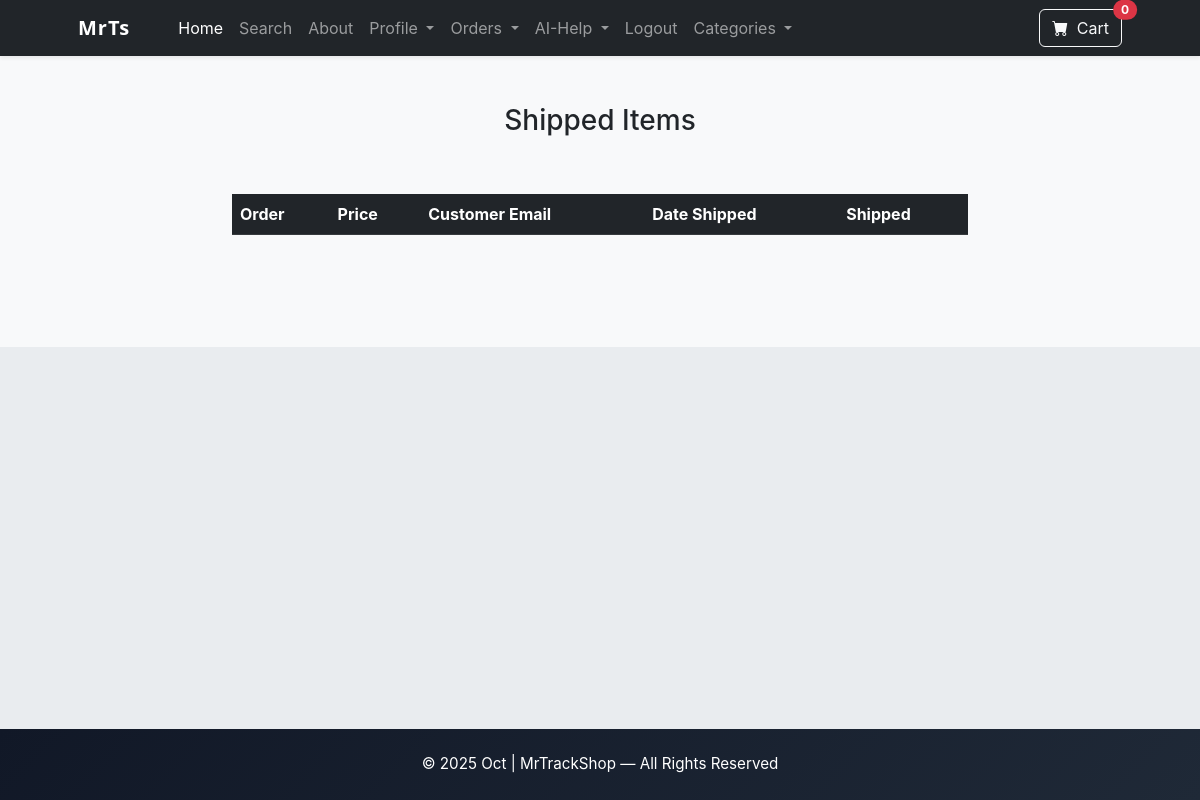
The app's page /payment/shipped_dash/ (signed in), older data.
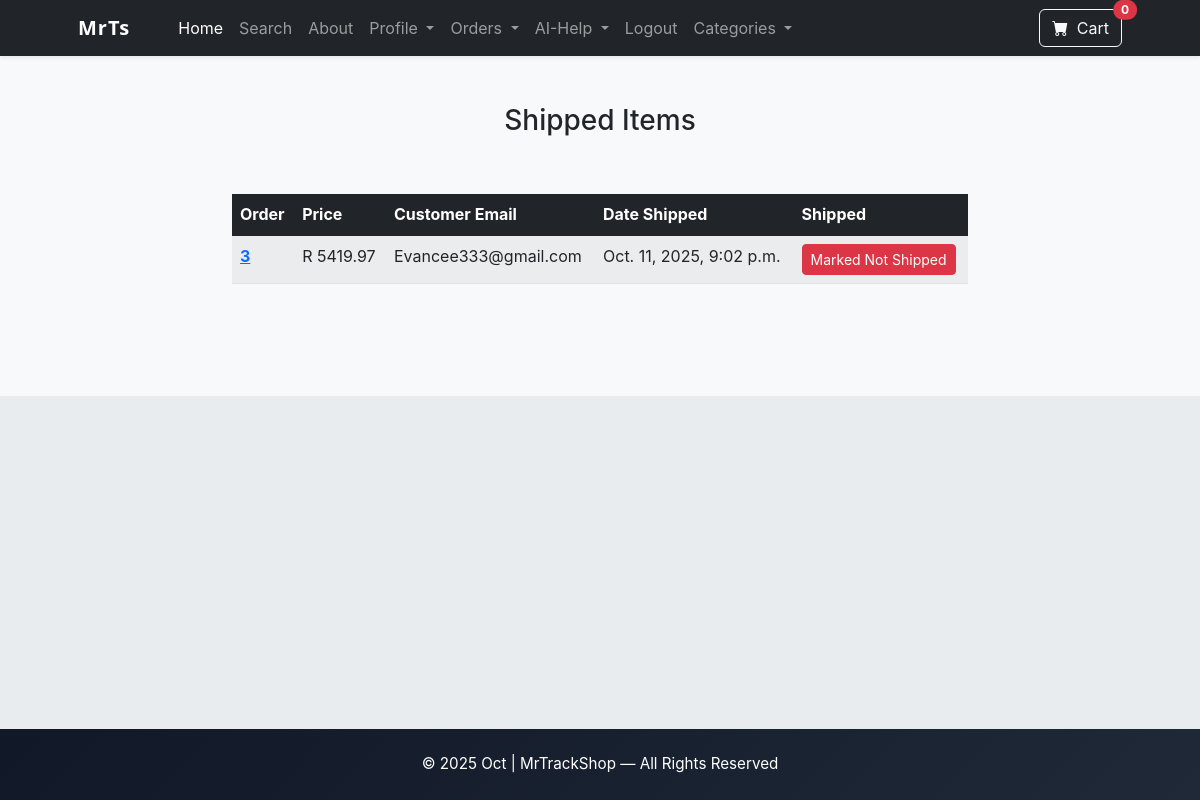
The same page, newer data.
### payment/models.py (models this page shows, shortened)
class Order(models.Model):
    user = models.ForeignKey(User, on_delete=models.CASCADE,null=True)
    full_name = models.CharField(max_length=250)
    email =models.EmailField(max_length=250)
    shipping_address = models.TextField(max_length=15000)
    amount_paid = models.DecimalField(max_digits=10,decimal_places=2)
    date_ordered = models.DateTimeField(auto_now_add=True)
    shipped = models.BooleanField(default=False)
    date_shipped = models.DateTimeField(blank=True, null=True)
    invoice = models.CharField(max_length=250,null=True,blank=True)
    paid = models.BooleanField(default=False)

### payment/views.py (the view)
# urls.py: path('shipped_dash/', views.shipped_dash, name='shipped_dash'),
def shipped_dash(request):
    if request.user.is_authenticated and request.user.is_superuser:
        orders = Order.objects.filter(shipped=True)
        if request.method == "POST":
            num = request.POST.get('num')
            order = Order.objects.filter(id=num)
            order.update(shipped=False)
            messages.success(request, "Shipping Status Updated! View the updated Table (Shipped).")
            return redirect('shipped_dash')
        return render(request, 'payments/shipped_dash.html', {"orders": orders})
    messages.error(request, "Access Denied.")
    return redirect('home')

### cart/cart.py (called while the page is built)
    def __len__(self):
        return len(self.cart)

### cart/context_processors.py (called while the page is built)
def cart(request):
    return {'cart': Cart(request)}

### payment/templates/payments/shipped_dash.html (shortened to what this page needs)
{% extends 'base.html' %}
{% block content %}
<section class="py-5 bg-light">
  <div class="container">
    <div class="row justify-content-center">
      <br/><br/>
        <div class="col-lg-8 col-md-10">
        <h3 class="text-center border-sm border-radius">Shipped Items</h3>
        <br/><br/>
                <table class="table table-striped table-hover table-border">
  <thead class="table-dark">
    <tr>
      <th scope="col">Order</th>
      <th scope="col">Price</th>
      <th scope="col">Customer Email</th>
      <th scope="col">Date Shipped</th>
      <th scope="col">Shipped</th>
    </tr>
  </thead>
  <tbody class="table-group-divider">
    {% for item in orders %}
    <tr>
      <th scope="row"><a href="{% url 'orders' item.id %}">{{item.id}}</a></th>
      <td><span class="text-dark">R  </span>{{item.amount_paid}}</td>
      <td>{{item.email}}</td>
      <td>{{item.date_ordered}}</td>
      <td>
        <form method="POST">
            <button type="submit" class="btn btn-danger btn-sm">Marked Not Shipped</button>
        </form>
      </td>
    </tr>
    {% endfor %}
  </tbody>
</table>
<br/><br/>
      </div>
    </div>
  </div>
</section>
{% endblock %}

Row changes from the older to the newer data that the page shows:
now on this page (row edited): Order: id "3", amount_paid "5419.97", email "Evancee333@gmail.com", date_ordered "Oct. 11, 2025, 9:02 p.m."
